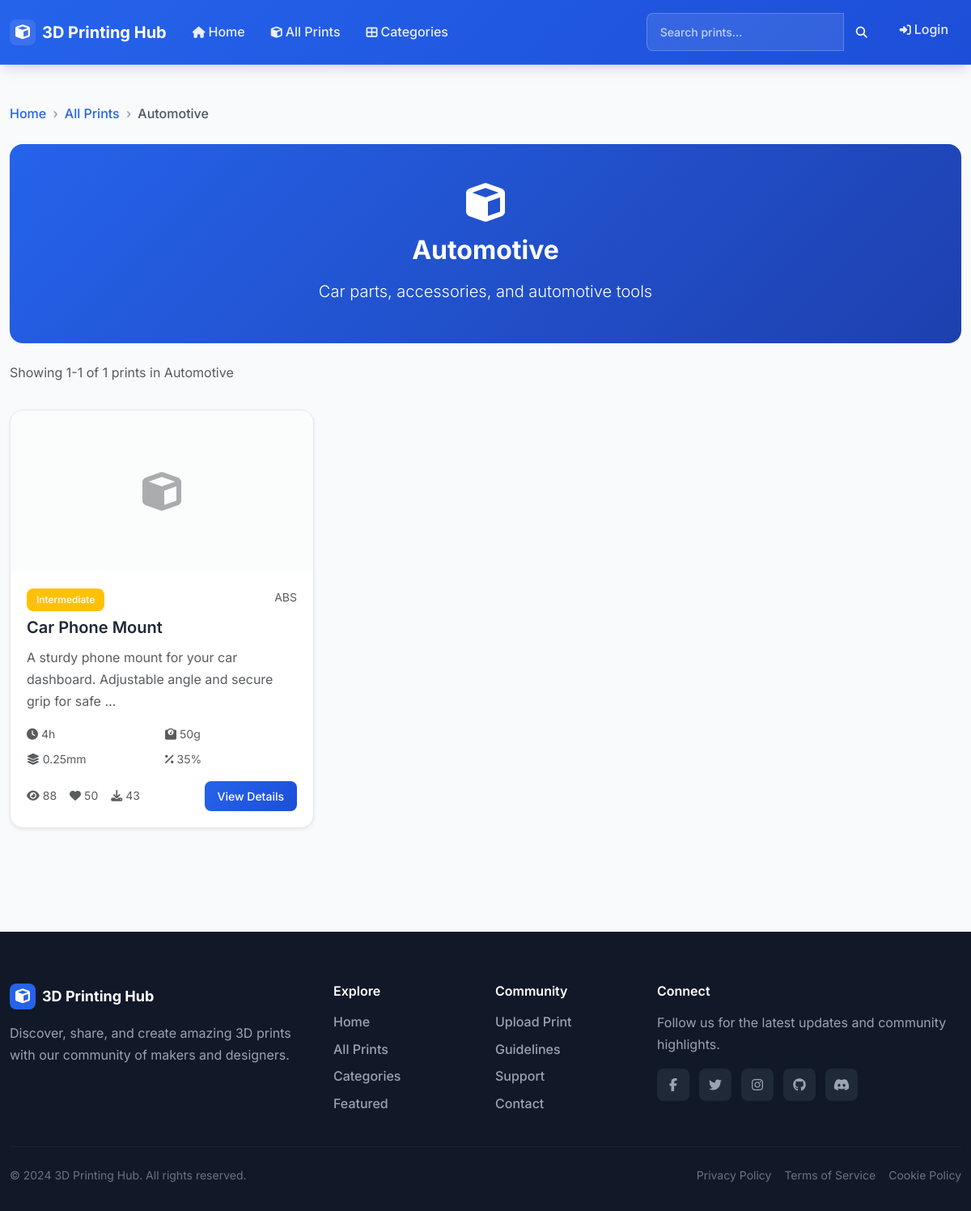
The app's page /category/automotive/, older data.
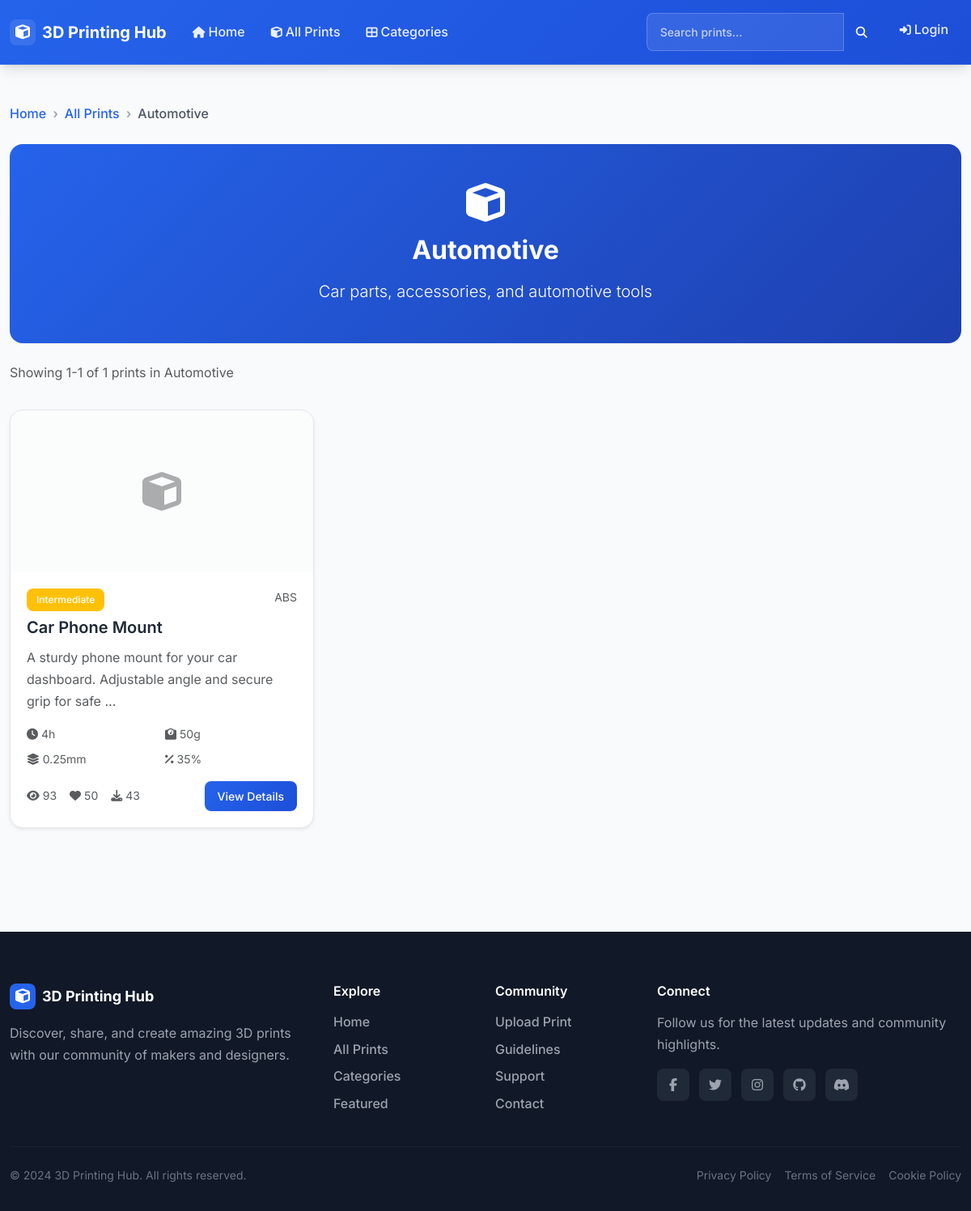
The same page, newer data.
### prints/models.py (models this page shows, shortened)
class Category(models.Model):
    name = models.CharField(max_length=100, unique=True)
    description = models.TextField(blank=True)
    slug = models.SlugField(max_length=100, unique=True)
    created_at = models.DateTimeField(auto_now_add=True)
    class Meta:
        verbose_name_plural = "Categories"
        ordering = ['name']

class PrintItem(models.Model):
    DIFFICULTY_CHOICES = [
        ('beginner', 'Beginner'),
        ('intermediate', 'Intermediate'),
        ('advanced', 'Advanced'),
        ('expert', 'Expert'),
    ]
    STATUS_CHOICES = [
        ('draft', 'Draft'),
        ('published', 'Published'),
        ('featured', 'Featured'),
    ]
    title = models.CharField(max_length=200)
    description = models.TextField()
    category = models.ForeignKey(Category, on_delete=models.CASCADE, related_name='prints')
    author = models.ForeignKey(User, on_delete=models.CASCADE, related_name='prints')
    difficulty = models.CharField(max_length=20, choices=DIFFICULTY_CHOICES, default='beginner')
    print_time_hours = models.PositiveIntegerField(help_text="Estimated print time in hours")
    filament_type = models.CharField(max_length=50, default='PLA')
    filament_amount_grams = models.PositiveIntegerField(help_text="Amount of filament needed in grams")
    layer_height = models.DecimalField(max_digits=3, decimal_places=2, default=0.20, help_text="Layer height in mm")
    infill_percentage = models.PositiveIntegerField(default=20, help_text="Infill percentage")
    main_image = models.ImageField(upload_to='prints/images/', blank=True, null=True)
    stl_file = models.FileField(upload_to='prints/stl_files/', blank=True, null=True)
    status = models.CharField(max_length=20, choices=STATUS_CHOICES, default='draft')
    views_count = models.PositiveIntegerField(default=0)
    likes_count = models.PositiveIntegerField(default=0)
    downloads_count = models.PositiveIntegerField(default=0)
    created_at = models.DateTimeField(auto_now_add=True)
    updated_at = models.DateTimeField(auto_now=True)
    published_at = models.DateTimeField(blank=True, null=True)
    class Meta:
        ordering = ['-created_at']
    def get_absolute_url(self):
        return reverse('prints:print_detail', kwargs={'pk': self.pk})
    def get_difficulty_color(self):
        colors = {
            'beginner': 'success',
            'intermediate': 'warning',
            'advanced': 'danger',
            'expert': 'dark'
        }
        return colors.get(self.difficulty, 'secondary')

### prints/views.py (the view)
# urls.py: path('category/<slug:slug>/', views.category_detail, name='category_detail'),
def category_detail(request, slug):
    category = get_object_or_404(Category, slug=slug)
    prints = PrintItem.objects.filter(
        category=category,
        status='published'
    ).select_related('author').order_by('-created_at')
    paginator = Paginator(prints, 12)
    page_number = request.GET.get('page')
    page_obj = paginator.get_page(page_number)
    context = {
        'category': category,
        'page_obj': page_obj,
    }
    return render(request, 'prints/category_detail.html', context)

### templates/prints/category_detail.html (shortened to what this page needs)
{% extends 'base.html' %}
{% load static %}
{% block content %}
<div class="container py-5">
    <nav aria-label="breadcrumb" class="mb-4">
        <ol class="breadcrumb">
            <li class="breadcrumb-item"><a href="{% url 'prints:home' %}">Home</a></li>
            <li class="breadcrumb-item"><a href="{% url 'prints:print_list' %}">All Prints</a></li>
            <li class="breadcrumb-item active" aria-current="page">{{ category.name }}</li>
        </ol>
    </nav>
    <div class="row mb-4">
        <div class="col-12">
            <div class="card bg-gradient-primary text-white">
                <div class="card-body text-center py-5">
                    <i class="fas fa-cube fa-3x mb-3"></i>
                    <h1 class="h2 fw-bold mb-3">{{ category.name }}</h1>
                    {% if category.description %}
                        <p class="lead mb-0">{{ category.description }}</p>
                    {% endif %}
                </div>
            </div>
        </div>
    </div>
    {% if page_obj %}
        <div class="row mb-3">
            <div class="col-12">
                <p class="text-muted">
                    Showing {{ page_obj.start_index }}-{{ page_obj.end_index }} of {{ page_obj.paginator.count }} prints in {{ category.name }}
                </p>
            </div>
        </div>
    {% endif %}
    {% if page_obj %}
        <div class="row g-4">
            {% for print_item in page_obj %}
            <div class="col-lg-4 col-md-6">
                <div class="card h-100 shadow-sm print-card">
                    {% if print_item.main_image %}
                        <img src="{{ print_item.main_image.url }}" class="card-img-top" alt="{{ print_item.title }}" style="height: 200px; object-fit: cover;">
                    {% else %}
                        <div class="card-img-top bg-light d-flex align-items-center justify-content-center" style="height: 200px;">
                            <i class="fas fa-cube fa-3x text-muted"></i>
                        </div>
                    {% endif %}
                    <div class="card-body d-flex flex-column">
                        <div class="d-flex justify-content-between align-items-start mb-2">
                            <span class="badge bg-{{ print_item.get_difficulty_color }}">{{ print_item.get_difficulty_display }}</span>
                            <small class="text-muted">{{ print_item.filament_type }}</small>
                        </div>
                        <h5 class="card-title">{{ print_item.title }}</h5>
                        <p class="card-text text-muted flex-grow-1">{{ print_item.description|truncatewords:15 }}</p>
                        <div class="mb-3">
                            <div class="row g-2 small text-muted">
                                <div class="col-6">
                                    <i class="fas fa-clock me-1"></i>{{ print_item.print_time_hours }}h
                                </div>
                                <div class="col-6">
                                    <i class="fas fa-weight me-1"></i>{{ print_item.filament_amount_grams }}g
                                </div>
                                <div class="col-6">
                                    <i class="fas fa-layer-group me-1"></i>{{ print_item.layer_height }}mm
                                </div>
                                <div class="col-6">
                                    <i class="fas fa-percentage me-1"></i>{{ print_item.infill_percentage }}%
                                </div>
                            </div>
                        </div>
                        <div class="d-flex justify-content-between align-items-center mt-auto">
                            <div class="d-flex gap-3 text-muted small">
                                <span><i class="fas fa-eye me-1"></i>{{ print_item.views_count }}</span>
                                <span><i class="fas fa-heart me-1"></i>{{ print_item.likes_count }}</span>
                                <span><i class="fas fa-download me-1"></i>{{ print_item.downloads_count }}</span>
                            </div>
                            <a href="{{ print_item.get_absolute_url }}" class="btn btn-primary btn-sm">View Details</a>
                        </div>
                    </div>
                </div>
            </div>
            {% endfor %}
        </div>
    {% endif %}
</div>
{% endblock %}

### templates/base.html (shortened to what this page needs)
<!DOCTYPE html>
<html lang="en">
<head>
    <link href="https://cdn.jsdelivr.net/npm/bootstrap@5.3.2/dist/css/bootstrap.min.css" rel="stylesheet">
    <link href="https://cdnjs.cloudflare.com/ajax/libs/font-awesome/6.5.0/css/all.min.css" rel="stylesheet">
    {% load static %}
    <link href="{% static 'css/style.css' %}" rel="stylesheet">
</head>
<body>
    <nav class="navbar navbar-expand-lg navbar-dark fixed-top">
        <div class="container">
            <a class="navbar-brand fw-bold d-flex align-items-center" href="{% url 'prints:home' %}">
                <div class="brand-icon me-2">
                    <i class="fas fa-cube"></i>
                </div>
                <span class="brand-text">3D Printing Hub</span>
            </a>
            <div class="collapse navbar-collapse" id="navbarNav">
                <ul class="navbar-nav me-auto">
                    <li class="nav-item">
                        <a class="nav-link fw-medium" href="{% url 'prints:home' %}">
                            <i class="fas fa-home me-1"></i>Home
                        </a>
                    </li>
                    <li class="nav-item">
                        <a class="nav-link fw-medium" href="{% url 'prints:print_list' %}">
                            <i class="fas fa-cube me-1"></i>All Prints
                        </a>
                    </li>
                    <li class="nav-item">
                        <a class="nav-link fw-medium" href="#">
                            <i class="fas fa-th-large me-1"></i>Categories
                        </a>
                    </li>
                </ul>
                <ul class="navbar-nav">
                    <li class="nav-item me-2">
                        <form class="d-flex" role="search">
                            <div class="input-group">
                                <input class="form-control form-control-sm" type="search" placeholder="Search prints..." aria-label="Search">
                                <button class="btn btn-outline-light btn-sm" type="submit">
                                    <i class="fas fa-search"></i>
                                </button>
                            </div>
                        </form>
                    </li>
                    {% if user.is_authenticated %}
                        <li class="nav-item dropdown">
                            <a class="nav-link dropdown-toggle fw-medium d-flex align-items-center" href="#" role="button" data-bs-toggle="dropdown" aria-expanded="false">
                                <div class="user-avatar me-2">
                                    <i class="fas fa-user-circle"></i>
                                </div>
                                {{ user.username }}
                            </a>
                            <ul class="dropdown-menu dropdown-menu-end">
                                <li><a class="dropdown-item" href="#"><i class="fas fa-user me-2"></i>Profile</a></li>
                                <li><a class="dropdown-item" href="#"><i class="fas fa-plus me-2"></i>Add Print</a></li>
                                <li><a class="dropdown-item" href="#"><i class="fas fa-bookmark me-2"></i>My Favorites</a></li>
                                <li><hr class="dropdown-divider"></li>
                                <li><a class="dropdown-item" href="/admin/"><i class="fas fa-cog me-2"></i>Admin</a></li>
                                <li><a class="dropdown-item" href="/admin/logout/"><i class="fas fa-sign-out-alt me-2"></i>Logout</a></li>
                            </ul>
                        </li>
                    {% else %}
                        <li class="nav-item">
                            <a class="nav-link fw-medium" href="/admin/">
                                <i class="fas fa-sign-in-alt me-1"></i>Login
                            </a>
                        </li>
                    {% endif %}
                </ul>
            </div>
        </div>
    </nav>
    <main class="main-content">
        {% block content %}{% endblock %}
    </main>
    <footer class="footer">
        <div class="container">
            <div class="row g-4">
                <div class="col-lg-4 col-md-6">
                    <div class="footer-brand">
                        <div class="d-flex align-items-center mb-3">
                            <div class="brand-icon me-2">
                                <i class="fas fa-cube"></i>
                            </div>
                            <span class="brand-text fw-bold">3D Printing Hub</span>
                        </div>
                        <p class="footer-description">Discover, share, and create amazing 3D prints with our community of makers and designers.</p>
                    </div>
                </div>
                <div class="col-lg-2 col-md-6">
                    <h6 class="footer-title">Explore</h6>
                    <ul class="footer-links">
                        <li><a href="{% url 'prints:home' %}">Home</a></li>
                        <li><a href="{% url 'prints:print_list' %}">All Prints</a></li>
                        <li><a href="#">Categories</a></li>
                        <li><a href="#">Featured</a></li>
                    </ul>
                </div>
                <div class="col-lg-2 col-md-6">
                    <h6 class="footer-title">Community</h6>
                    <ul class="footer-links">
                        <li><a href="#">Upload Print</a></li>
                        <li><a href="#">Guidelines</a></li>
                        <li><a href="#">Support</a></li>
                        <li><a href="#">Contact</a></li>
                    </ul>
                </div>
                <div class="col-lg-4 col-md-6">
                    <h6 class="footer-title">Connect</h6>
                    <p class="footer-description mb-3">Follow us for the latest updates and community highlights.</p>
                    <div class="social-links">
                        <a href="#" class="social-link" aria-label="Facebook">
                            <i class="fab fa-facebook-f"></i>
                        </a>
                        <a href="#" class="social-link" aria-label="Twitter">
                            <i class="fab fa-twitter"></i>
                        </a>
                        <a href="#" class="social-link" aria-label="Instagram">
                            <i class="fab fa-instagram"></i>
                        </a>
                        <a href="#" class="social-link" aria-label="GitHub">
                            <i class="fab fa-github"></i>
                        </a>
                        <a href="#" class="social-link" aria-label="Discord">
                            <i class="fab fa-discord"></i>
                        </a>
                    </div>
                </div>
            </div>
            <hr class="footer-divider">
            <div class="row align-items-center">
                <div class="col-md-6">
                    <p class="footer-copyright mb-0">&copy; 2024 3D Printing Hub. All rights reserved.</p>
                </div>
                <div class="col-md-6 text-md-end">
                    <div class="footer-legal">
                        <a href="#" class="footer-legal-link">Privacy Policy</a>
                        <a href="#" class="footer-legal-link">Terms of Service</a>
                        <a href="#" class="footer-legal-link">Cookie Policy</a>
                    </div>
                </div>
            </div>
        </div>
    </footer>
</body>
</html>

Row changes from the older to the newer data that the page shows:
changed PrintItem "Car Phone Mount": views_count "88" → "93"
